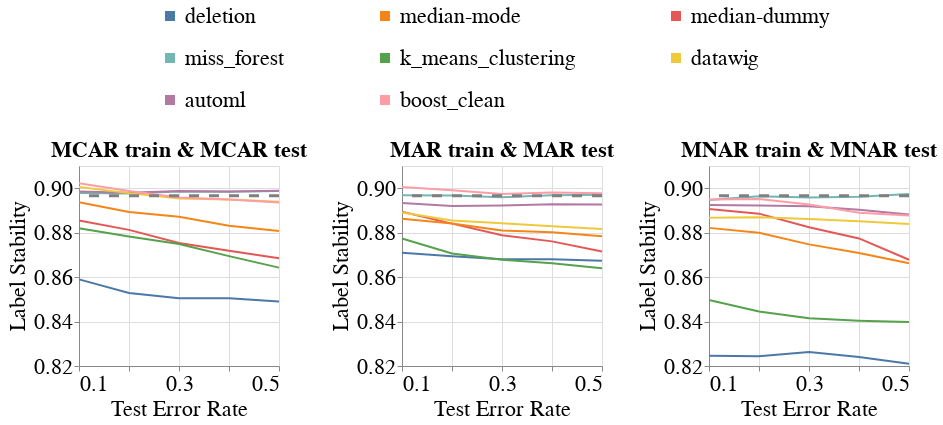

Source (notebook cell):
### Code cell
create_line_bands_for_no_shift(dataset_name=DATASET_NAME,
                               model_name='mlp_clf',
                               metric_name='Label_Stability',
                               db_client=db_client,
                               with_band=False)

### Figure 1 — Vega-Lite specification as saved in the notebook (floating-point values rounded to 4 significant figures; data arrays with more than 128 entries replaced by an {"elided": "..."} marker saying what was removed)
{"config": {"view": {"continuousWidth": 400, "continuousHeight": 300}, "axis": {"labelFontSize": 22, "labelFontWeight": "normal", "titleFontSize": 22, "titleFontWeight": "normal"}, "legend": {"columns": 3, "direction": "horizontal", "labelFontSize": 22, "labelLimit": 400, "orient": "top", "symbolOffset": 80, "symbolStrokeWidth": 10, "titleAnchor": "middle", "titleFontSize": 22, "titleLimit": 300}, "title": {"fontSize": 22}}, "hconcat": [{"layer": [{"data": {"name": "data-c3af3a80e0e66af507021aef1c850f49"}, "mark": "line", "encoding": {"color": {"field": "Null_Imputer_Name", "sort": ["deletion", "median-mode", "median-dummy", "miss_forest", "k_means_clustering", "datawig", "automl", "boost_clean"], "title": null, "type": "nominal"}, "x": {"axis": {"labelExpr": "(datum.value == 0.1) || (datum.value == 0.3) || (datum.value == 0.5) ? datum.label : ''"}, "field": "Test_Error_Rate", "scale": {"nice": false}, "title": "Test Error Rate", "type": "quantitative"}, "y": {"aggregate": "mean", "field": "Metric_Value", "scale": {"zero": false}, "title": "Label Stability", "type": "quantitative"}}}, {"data": {"name": "data-cc2ac18bbeefcc1052bd372a4042a2b5"}, "mark": {"type": "rule", "strokeDash": [10, 10]}, "encoding": {"color": {"value": "grey"}, "size": {"value": 3}, "y": {"field": "Baseline_Mean", "type": "quantitative"}}}], "height": 200, "title": {"text": "MCAR train & MCAR test", "fontSize": 22}, "width": 200}, {"layer": [{"data": {"name": "data-f2250407eeed44967c941947d1ef49dc"}, "mark": "line", "encoding": {"color": {"field": "Null_Imputer_Name", "sort": ["deletion", "median-mode", "median-dummy", "miss_forest", "k_means_clustering", "datawig", "automl", "boost_clean"], "title": null, "type": "nominal"}, "x": {"axis": {"labelExpr": "(datum.value == 0.1) || (datum.value == 0.3) || (datum.value == 0.5) ? datum.label : ''"}, "field": "Test_Error_Rate", "scale": {"nice": false}, "title": "Test Error Rate", "type": "quantitative"}, "y": {"aggregate": "mean", "field": "Metric_Value", "scale": {"zero": false}, "title": "Label Stability", "type": "quantitative"}}}, {"data": {"name": "data-cc2ac18bbeefcc1052bd372a4042a2b5"}, "mark": {"type": "rule", "strokeDash": [10, 10]}, "encoding": {"color": {"value": "grey"}, "size": {"value": 3}, "y": {"field": "Baseline_Mean", "type": "quantitative"}}}], "height": 200, "title": {"text": "MAR train & MAR test", "fontSize": 22}, "width": 200}, {"layer": [{"data": {"name": "data-eadc75a6f72d729aec5065a3be362253"}, "mark": "line", "encoding": {"color": {"field": "Null_Imputer_Name", "sort": ["deletion", "median-mode", "median-dummy", "miss_forest", "k_means_clustering", "datawig", "automl", "boost_clean"], "title": null, "type": "nominal"}, "x": {"axis": {"labelExpr": "(datum.value == 0.1) || (datum.value == 0.3) || (datum.value == 0.5) ? datum.label : ''"}, "field": "Test_Error_Rate", "scale": {"nice": false}, "title": "Test Error Rate", "type": "quantitative"}, "y": {"aggregate": "mean", "field": "Metric_Value", "scale": {"zero": false}, "title": "Label Stability", "type": "quantitative"}}}, {"data": {"name": "data-cc2ac18bbeefcc1052bd372a4042a2b5"}, "mark": {"type": "rule", "strokeDash": [10, 10]}, "encoding": {"color": {"value": "grey"}, "size": {"value": 3}, "y": {"field": "Baseline_Mean", "type": "quantitative"}}}], "height": 200, "title": {"text": "MNAR train & MNAR test", "fontSize": 22}, "width": 200}], "resolve": {"scale": {"y": "shared"}}, "$schema": "https://vega.github.io/schema/vega-lite/v4.17.0.json", "datasets": {"data-c3af3a80e0e66af507021aef1c850f49": {"elided": "240 records"}, "data-cc2ac18bbeefcc1052bd372a4042a2b5": [{"Baseline_Mean": 0.8967}], "data-f2250407eeed44967c941947d1ef49dc": {"elided": "240 records"}, "data-eadc75a6f72d729aec5065a3be362253": {"elided": "240 records"}}}
